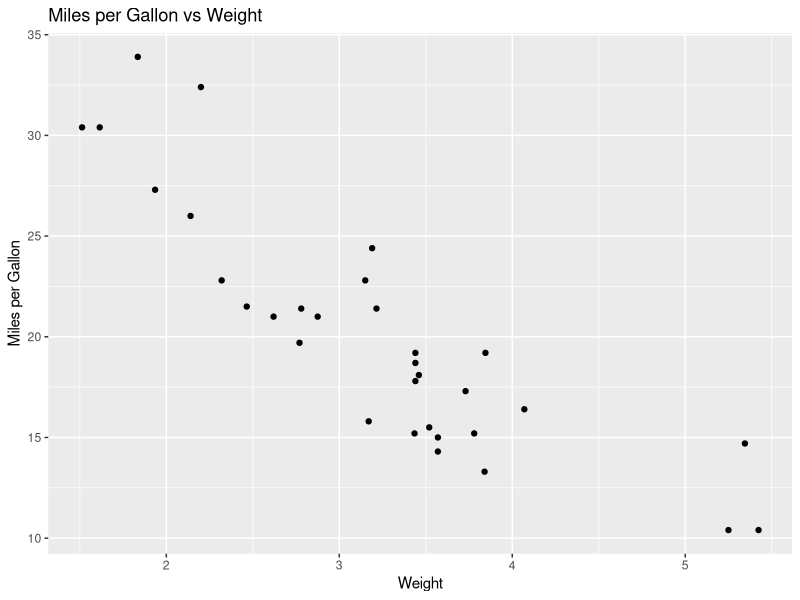

Reproduce this figure in R.
## ---- chunk 1
summary(mtcars)
## ---- chunk 2
library(ggplot2)

ggplot(mtcars, aes(x = wt, y = mpg)) +
  geom_point() +
  labs(
    title = "Miles per Gallon vs Weight",
    x = "Weight",
    y = "Miles per Gallon"
  )
